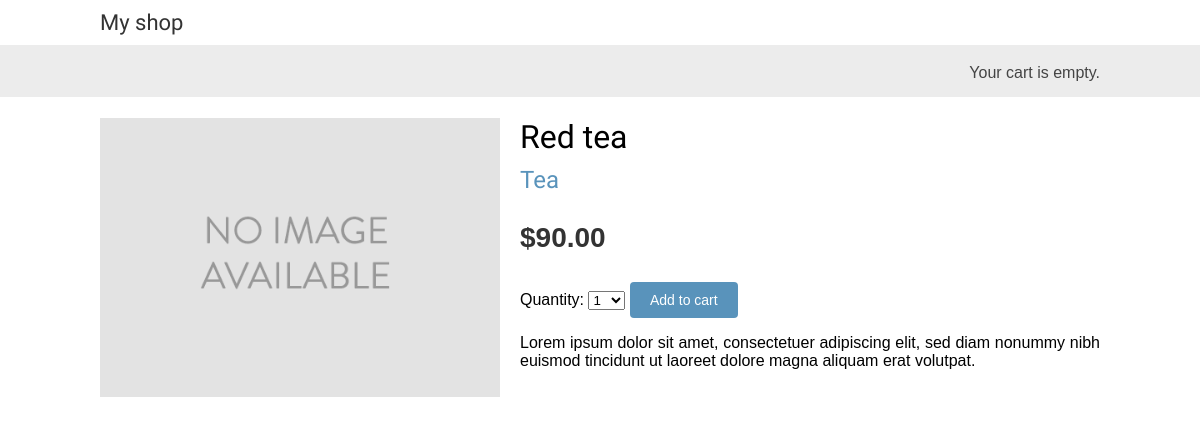
The app's page /4/red-tea/ with its own data.
### shop/models.py (models this page shows, shortened)
class Product(models.Model):
    category = models.ForeignKey(Category,related_name='products',on_delete=models.CASCADE)
    name = models.CharField(max_length=200, db_index=True)
    slug = models.SlugField(max_length=200, db_index=True)
    image = models.ImageField(upload_to='products/%Y/%m/%d',blank=True)
    description = models.TextField(blank=True)
    price = models.DecimalField(max_digits=10, decimal_places=2)
    available = models.BooleanField(default=True)
    created = models.DateTimeField(auto_now_add=True)
    updated = models.DateTimeField(auto_now=True)
    class Meta:
        ordering = ['name']
        index_together = (('id', 'slug'),)

class Category(models.Model):
    name = models.CharField(max_length=200,db_index=True)
    slug = models.SlugField(max_length=200,unique=True)
    class Meta:
        ordering = ['name']
        verbose_name = 'category'
        verbose_name_plural = 'categories'
    def __str__(self):
        return self.name
    def get_absolute_url(self):
        return reverse('shop:product_list_by_category',args=[self.slug])

### shop/views.py (the view)
# urls.py: path('<int:id>/<slug:slug>/', views.product_detail,name='product_detail'),
def product_detail(request, id, slug):
    product = get_object_or_404(Product,id=id,slug=slug,available=True)
    cart_product_form = CartAddProductForm()
    return render(request,'shop/product/detail.html',{'product': product,'cart_product_form': cart_product_form})

### cart/forms.py
class CartAddProductForm(forms.Form):
    quantity = forms.TypedChoiceField(choices=PRODUCT_QUANTITY_CHOICES,coerce=int)
    override = forms.BooleanField(required=False,initial=False,widget=forms.HiddenInput)

### shop/templates/shop/product/detail.html (shortened to what this page needs)
{% extends "shop/base.html" %}
{% load static %}
{% block content %}
<div class="product-detail">
            <img src="{% if product.image %}{{ product.image.url }}{% else %}
        {% static "img/no_image.png" %}{% endif %}">
        <h1>{{ product.name }}</h1>
        <h2>
        <a href="{{ product.category.get_absolute_url }}">
        {{ product.category }}
        </a>
        </h2>
        <p class="price">${{ product.price }}</p>
        <form action="{% url "cart:cart_add" product.id %}" method="post">
            {{ cart_product_form }}
        <input type="submit" value="Add to cart">
        </form>
        {{ product.description|linebreaks }}
</div>
{% endblock %}

### shop/static/css/base.css (style rules this page uses)
body { margin:0; padding:0; font-family:helvetica, sans-serif; }
h1, h2, h3, h4, h5 , h6 { font-family: 'Ubuntu', sans-serif; font-weight:normal; }
a { text-decoration:none; color:#5993bb; }
a.button, input[type="submit"] { color:#fff; background:#5993bb; border-radius:4px; padding:10px 20px; font-size:14px; border:0; }
.product-detail { text-align:justify; }
.product-detail .price { color:#333; font-size:28px; font-weight:bold; }
.product-detail img { width:40%; float:left; padding:0 20px 20px 0; }
.product-detail h1 { margin-bottom:0; }
.product-detail h2 { margin-top:10px; }

### records on screen
Product: name "Red tea", category "Tea", price "90.00", description "Lorem ipsum dolor sit amet, consectetuer adipiscing elit, sed diam nonummy nibh euismod tincidunt ut laoreet dolore magna aliquam erat volutpat."
